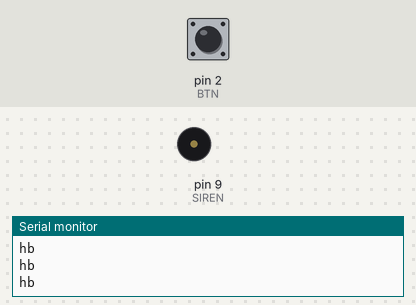
Bench run of a sketch on a simulated Arduino Uno, built with avr-gcc and run on an emulated ATmega328P. Shown: buzzer (waves = sounding, pin HIGH), the last lines printed to the serial monitor. The test bench sets the inputs (shaded band); at power-on: pin 2 (BTN) HIGH.

Above: at 1.2 s.
1.3 s: pin 2 (BTN) pulled LOW for 0.15 s
At 1.7 s:
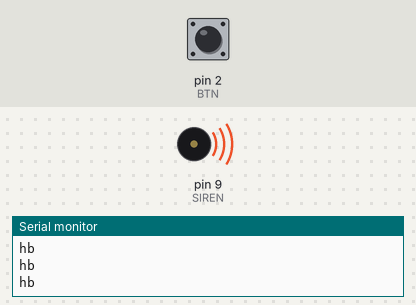
4.4 s: pin 2 (BTN) pulled LOW for 1 s
At 6.8 s:
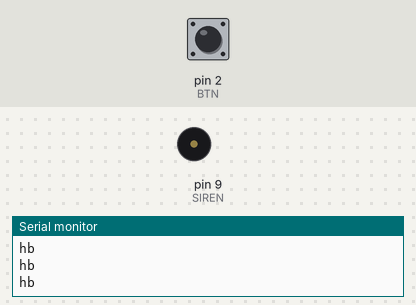
7.9 s: pin 2 (BTN) pulled LOW for 3.2 s
At 9.2 s:
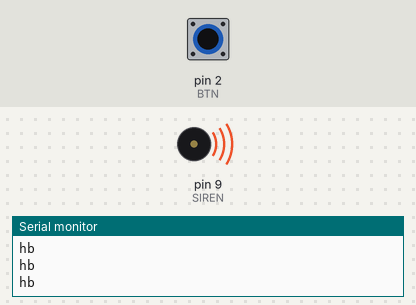
Timing chart, 0 to 11.4 s (numbered marks = the images above; inputs shaded):
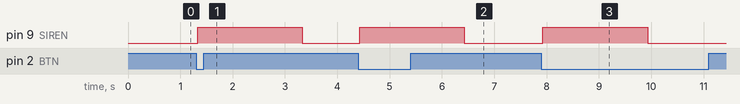

The sketch:

reference.ino
```cpp
const int BTN=2; const int SIREN=9;
const unsigned long PULSE=2000; const unsigned long DB=30; const unsigned long HB=200;
bool siren=false; unsigned long t0=0, lastHb=0;
int stable=HIGH,last=HIGH; unsigned long ch=0;
void setup(){ pinMode(BTN,INPUT_PULLUP); pinMode(SIREN,OUTPUT); Serial.begin(9600); }
void loop(){
  int v=digitalRead(BTN);
  if(v!=last){ ch=millis(); last=v; }
  if(millis()-ch>=DB && v!=stable){
    stable=v;
    if(stable==LOW && !siren){ siren=true; t0=millis(); digitalWrite(SIREN,HIGH); }
  }
  if(siren && millis()-t0>=PULSE){ siren=false; digitalWrite(SIREN,LOW); }
  if(millis()-lastHb>=HB){ lastHb=millis(); Serial.println("hb"); }
}
```

Measured:
- after the input at 1.3 s, pin 9 (SIREN): LOW → HIGH at once, → LOW 2.0 s later
- after the input at 4.4 s, pin 9 (SIREN): LOW → HIGH at once, → LOW 2.0 s later
- after the input at 7.9 s, pin 9 (SIREN): LOW → HIGH at once, → LOW 2.0 s later
